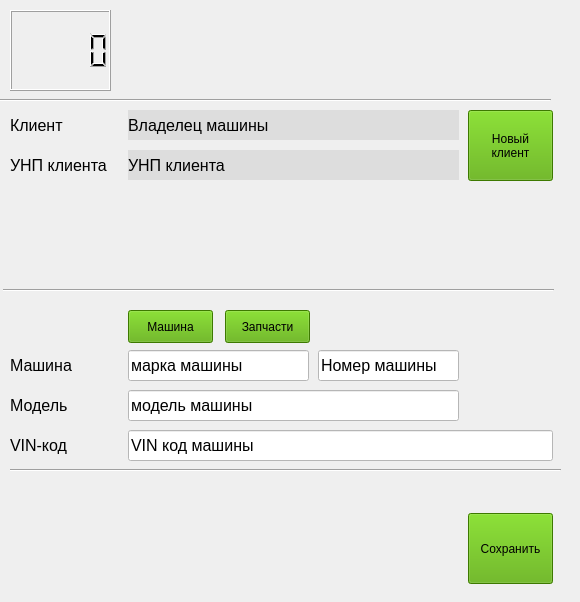
                <widget class="QWidget" name="tab__new_car">
                 <attribute name="title">
                  <string>Новая машина</string>
                 </attribute>
                 <attribute name="toolTip">
                  <string>Внесение данных о новой машине клиента</string>
                 </attribute>
                 <widget class="QFrame" name="frame_new_car">
                  <property name="geometry">
                   <rect>
                    <x>0</x>
                    <y>0</y>
                    <width>571</width>
                    <height>593</height>
                   </rect>
                  </property>
                  <property name="minimumSize">
                   <size>
                    <width>571</width>
                    <height>593</height>
                   </size>
                  </property>
                  <property name="autoFillBackground">
                   <bool>true</bool>
                  </property>
                  <property name="frameShape">
                   <enum>QFrame::NoFrame</enum>
                  </property>
                  <property name="frameShadow">
                   <enum>QFrame::Raised</enum>
                  </property>
                  <widget class="QPushButton" name="btn_pushButton_new_client_2">
                   <property name="geometry">
                    <rect>
                     <x>468</x>
                     <y>110</y>
                     <width>85</width>
                     <height>71</height>
                    </rect>
                   </property>
                   <property name="styleSheet">
                    <string notr="true">background-color: rgb(85, 170, 0);</string>
                   </property>
                   <property name="text">
                    <string>Новый
клиент</string>
                   </property>
                  </widget>
                  <widget class="QLabel" name="label_car_brand_and_number_2">
                   <property name="geometry">
                    <rect>
                     <x>10</x>
                     <y>350</y>
                     <width>120</width>
                     <height>30</height>
                    </rect>
                   </property>
                   <property name="font">
                    <font>
                     <pointsize>12</pointsize>
                     <weight>50</weight>
                     <bold>false</bold>
                    </font>
                   </property>
                   <property name="text">
                    <string>Машина</string>
                   </property>
                  </widget>
                  <widget class="QLabel" name="label_car_vin_code_2">
                   <property name="geometry">
                    <rect>
                     <x>10</x>
                     <y>430</y>
                     <width>120</width>
                     <height>30</height>
                    </rect>
                   </property>
                   <property name="font">
                    <font>
                     <pointsize>12</pointsize>
                     <weight>50</weight>
                     <bold>false</bold>
                    </font>
                   </property>
                   <property name="text">
                    <string>VIN-код </string>
                   </property>
                  </widget>
                  <widget class="QLabel" name="label_client_identification_number_2">
                   <property name="geometry">
                    <rect>
                     <x>10</x>
                     <y>150</y>
                     <width>120</width>
                     <height>30</height>
                    </rect>
                   </property>
                   <property name="font">
                    <font>
                     <pointsize>12</pointsize>
                     <weight>50</weight>
                     <bold>false</bold>
                    </font>
                   </property>
                   <property name="text">
                    <string>УНП клиента</string>
                   </property>
                  </widget>
                  <widget class="QPushButton" name="btn_pushButton_car_part_choice_2">
                   <property name="geometry">
                    <rect>
                     <x>225</x>
                     <y>310</y>
                     <width>85</width>
                     <height>33</height>
                    </rect>
                   </property>
                   <property name="styleSheet">
                    <string notr="true">background-color: rgb(85, 170, 0);</string>
                   </property>
                   <property name="text">
                    <string>Запчасти</string>
                   </property>
                  </widget>
                  <widget class="Line" name="line_13">
                   <property name="geometry">
                    <rect>
                     <x>3</x>
                     <y>280</y>
                     <width>551</width>
                     <height>20</height>
                    </rect>
                   </property>
                   <property name="orientation">
                    <enum>Qt::Horizontal</enum>
                   </property>
                  </widget>
                  <widget class="QLabel" name="label_client_name_3">
                   <property name="geometry">
                    <rect>
                     <x>10</x>
                     <y>110</y>
                     <width>120</width>
                     <height>30</height>
                    </rect>
                   </property>
                   <property name="font">
                    <font>
                     <pointsize>12</pointsize>
                     <weight>50</weight>
                     <bold>false</bold>
                    </font>
                   </property>
                   <property name="text">
                    <string>Клиент</string>
                   </property>
                  </widget>
                  <widget class="QPushButton" name="btn_pushButton_car_car_choice_2">
                   <property name="geometry">
                    <rect>
                     <x>128</x>
                     <y>310</y>
                     <width>85</width>
                     <height>33</height>
                    </rect>
                   </property>
                   <property name="styleSheet">
                    <string notr="true">background-color: rgb(85, 170, 0);</string>
                   </property>
                   <property name="text">
                    <string>Машина</string>
                   </property>
                  </widget>
                  <widget class="QPushButton" name="btn_pushButton_new_car_save">
                   <property name="geometry">
                    <rect>
                     <x>468</x>
                     <y>513</y>
                     <width>85</width>
                     <height>71</height>
                    </rect>
                   </property>
                   <property name="styleSheet">
                    <string notr="true">background-color: rgb(85, 170, 0);</string>
                   </property>
                   <property name="text">
                    <string>Сохранить</string>
                   </property>
                  </widget>
                  <widget class="Line" name="line_14">
                   <property name="geometry">
                    <rect>
                     <x>0</x>
                     <y>90</y>
                     <width>551</width>
                     <height>20</height>
                    </rect>
                   </property>
                   <property name="orientation">
                    <enum>Qt::Horizontal</enum>
                   </property>
                  </widget>
                  <widget class="QLabel" name="txt_label_client_name_2">
                   <property name="geometry">
                    <rect>
                     <x>128</x>
                     <y>110</y>
                     <width>331</width>
                     <height>30</height>
                    </rect>
                   </property>
                   <property name="font">
                    <font>
                     <pointsize>12</pointsize>
                     <weight>50</weight>
                     <bold>false</bold>
                    </font>
                   </property>
                   <property name="styleSheet">
                    <string notr="true">background-color: rgb(221, 221, 221);</string>
                   </property>
                   <property name="text">
                    <string>Владелец машины</string>
                   </property>
                  </widget>
                  <widget class="QLabel" name="label_car_model_2">
                   <property name="geometry">
                    <rect>
                     <x>10</x>
                     <y>390</y>
                     <width>120</width>
                     <height>30</height>
                    </rect>
                   </property>
                   <property name="font">
                    <font>
                     <pointsize>12</pointsize>
                     <weight>50</weight>
                     <bold>false</bold>
                    </font>
                   </property>
                   <property name="text">
                    <string>Модель</string>
                   </property>
                  </widget>
                  <widget class="Line" name="line_15">
                   <property name="geometry">
                    <rect>
                     <x>10</x>
                     <y>460</y>
                     <width>551</width>
                     <height>20</height>
                    </rect>
                   </property>
                   <property name="orientation">
                    <enum>Qt::Horizontal</enum>
                   </property>
                  </widget>
                  <widget class="QLabel" name="txt_label_client_identification_number">
                   <property name="geometry">
                    <rect>
                     <x>128</x>
                     <y>150</y>
                     <width>331</width>
                     <height>30</height>
                    </rect>
                   </property>
                   <property name="font">
                    <font>
                     <pointsize>12</pointsize>
                     <weight>50</weight>
                     <bold>false</bold>
                    </font>
                   </property>
                   <property name="styleSheet">
                    <string notr="true">background-color: rgb(221, 221, 221);</string>
                   </property>
                   <property name="text">
                    <string>УНП клиента</string>
                   </property>
                  </widget>
                  <widget class="QLineEdit" name="txt_edit_lineEdit_car_brand">
                   <property name="geometry">
                    <rect>
                     <x>128</x>
                     <y>350</y>
                     <width>181</width>
                     <height>31</height>
                    </rect>
                   </property>
                   <property name="font">
                    <font>
                     <pointsize>12</pointsize>
                    </font>
                   </property>
                   <property name="styleSheet">
                    <string notr="true">background-color: rgb(255, 255, 255);</string>
                   </property>
                   <property name="text">
                    <string>марка машины</string>
                   </property>
                  </widget>
                  <widget class="QLineEdit" name="txt_edit_lineEdit_car_number">
                   <property name="geometry">
                    <rect>
                     <x>318</x>
                     <y>350</y>
                     <width>141</width>
                     <height>31</height>
                    </rect>
                   </property>
                   <property name="font">
                    <font>
                     <pointsize>12</pointsize>
                    </font>
                   </property>
                   <property name="styleSheet">
                    <string notr="true">background-color: rgb(255, 255, 255);</string>
                   </property>
                   <property name="text">
                    <string>Номер машины</string>
                   </property>
                  </widget>
                  <widget class="QLineEdit" name="txt_edit_lineEdit_car_model">
                   <property name="geometry">
                    <rect>
                     <x>128</x>
                     <y>390</y>
                     <width>331</width>
                     <height>31</height>
                    </rect>
                   </property>
                   <property name="font">
                    <font>
                     <pointsize>12</pointsize>
                    </font>
                   </property>
                   <property name="styleSheet">
                    <string notr="true">background-color: rgb(255, 255, 255);</string>
                   </property>
                   <property name="text">
                    <string>модель машины</string>
                   </property>
                  </widget>
                  <widget class="QLineEdit" name="txt_edit_lineEdit_car_vin_code">
                   <property name="geometry">
                    <rect>
                     <x>128</x>
                     <y>430</y>
                     <width>425</width>
                     <height>31</height>
                    </rect>
                   </property>
                   <property name="font">
                    <font>
                     <pointsize>12</pointsize>
                    </font>
                   </property>
                   <property name="styleSheet">
                    <string notr="true">background-color: rgb(255, 255, 255);</string>
                   </property>
                   <property name="text">
                    <string>VIN код машины</string>
                   </property>
                  </widget>
                  <widget class="QLCDNumber" name="lcdNumber_3">
                   <property name="geometry">
                    <rect>
                     <x>10</x>
                     <y>10</y>
                     <width>101</width>
                     <height>81</height>
                    </rect>
                   </property>
                  </widget>
                 </widget>
                </widget>
